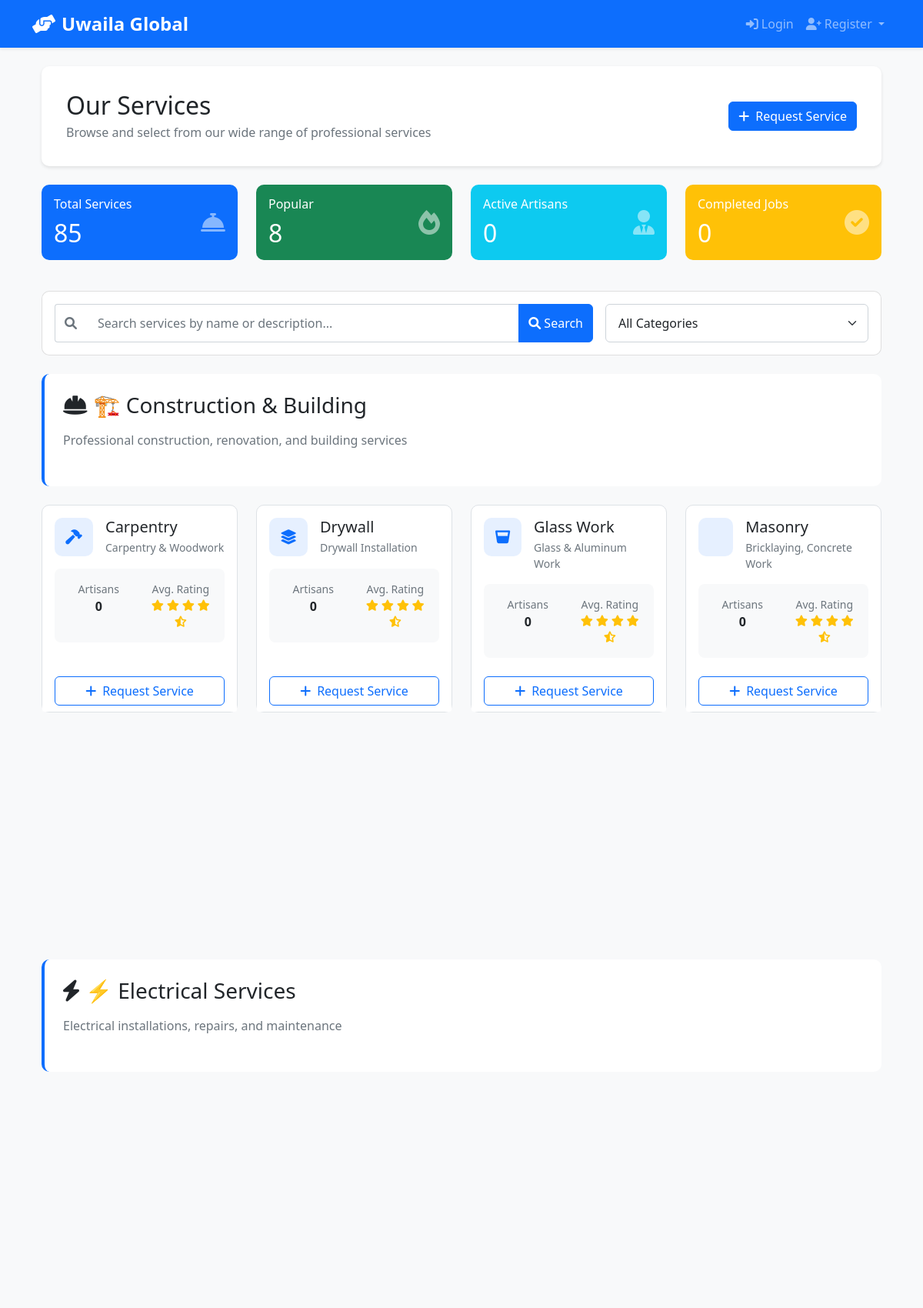
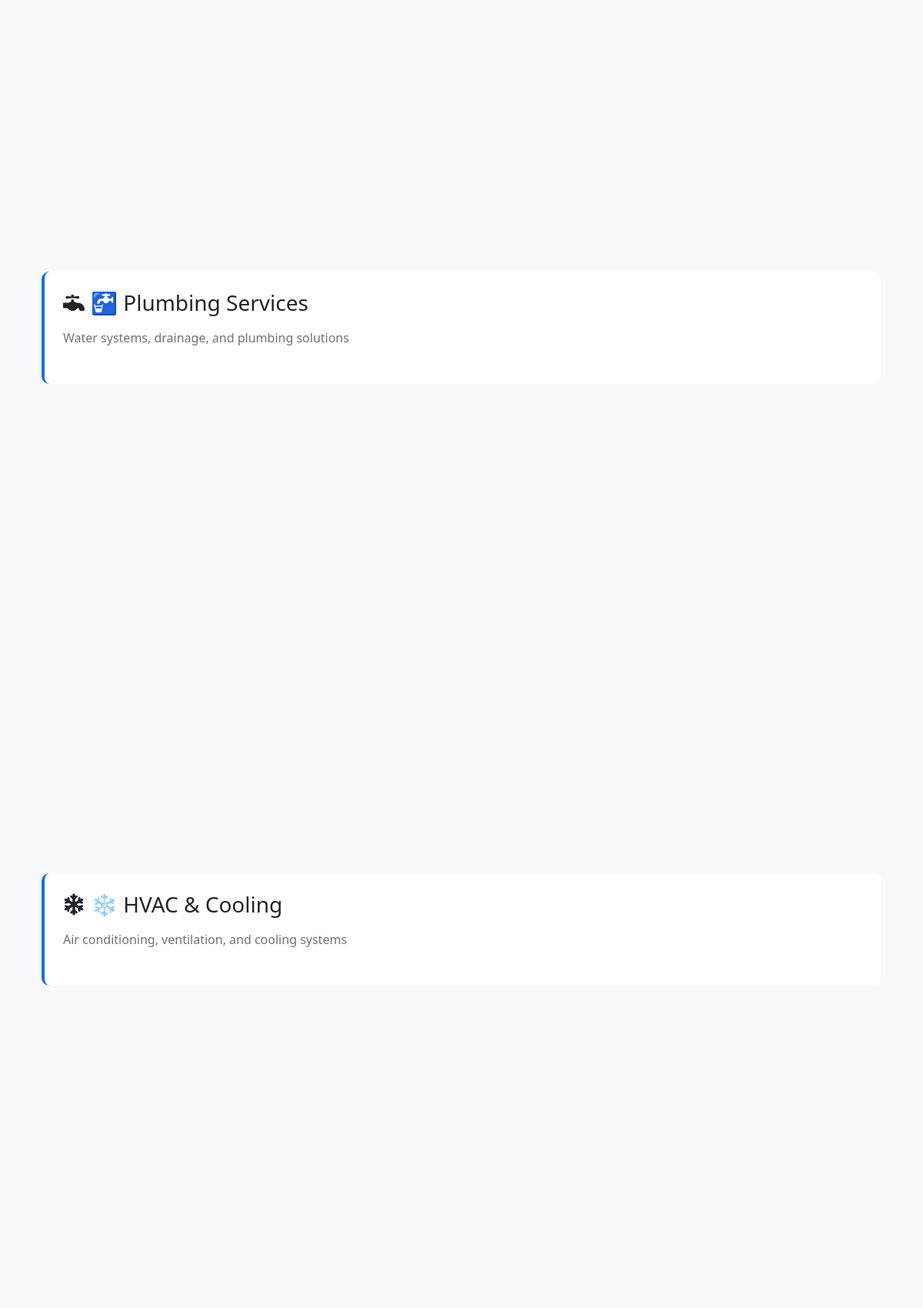
The page /user/services (upper part) on the database its author committed (2 pictures, top to bottom).
### models.py (models this page shows, shortened)
class ServiceCategory(db.Model):
    __tablename__ = 'service_categories'
    id = db.Column(db.String(36), primary_key=True, default=generate_uuid)
    name = db.Column(db.String(100), nullable=False, unique=True)
    description = db.Column(db.Text)
    icon = db.Column(db.String(100))
    is_active = db.Column(db.Boolean, default=True)
    created_at = db.Column(db.DateTime(timezone=True), default=datetime.now(timezone.utc))
    service_requests = db.relationship('ServiceRequest', backref='category', lazy=True)

### routes/user_routes.py (the view)
@user_bp.route('/services')
def services():
    from models import ServiceCategory, Artisan, ServiceRequest
    categories = ServiceCategory.query.filter_by(is_active=True).order_by(ServiceCategory.name).all()
    popular_categories = ServiceCategory.query.filter_by(is_active=True).limit(8).all()
    active_artisans = Artisan.query.filter_by(is_active=True, is_verified=True).count()
    completed_jobs = ServiceRequest.query.filter_by(status='completed').count()
    return render_template('user/services.html',
                         categories=categories,
                         popular_categories=popular_categories,
                         active_artisans=active_artisans,
                         completed_jobs=completed_jobs)

### templates/user/services.html (shortened to what this page needs)
{% extends "base.html" %}
{% block content %}
<div class="container-fluid">
    <div class="page-header mb-4">
        <div class="row align-items-center">
            <div class="col">
                <h1 class="h2 mb-1">Our Services</h1>
                <p class="text-muted mb-0">Browse and select from our wide range of professional services</p>
            </div>
            <div class="col-auto">
                <a href="{{ url_for('user_bp.create_service_request') }}" class="btn btn-primary">
                    <i class="fas fa-plus me-2"></i>Request Service
                </a>
            </div>
        </div>
    </div>
    <div class="row mb-4">
        <div class="col-md-3 col-sm-6 mb-3">
            <div class="card stat-card bg-primary text-white">
                <div class="card-body">
                    <div class="d-flex justify-content-between align-items-center">
                        <div>
                            <h6 class="card-title">Total Services</h6>
                            <h2 class="mb-0">{{ categories|length }}</h2>
                        </div>
                        <i class="fas fa-concierge-bell fa-2x opacity-50"></i>
                    </div>
                </div>
            </div>
        </div>
        <div class="col-md-3 col-sm-6 mb-3">
            <div class="card stat-card bg-success text-white">
                <div class="card-body">
                    <div class="d-flex justify-content-between align-items-center">
                        <div>
                            <h6 class="card-title">Popular</h6>
                            <h2 class="mb-0">{{ popular_categories|length }}</h2>
                        </div>
                        <i class="fas fa-fire fa-2x opacity-50"></i>
                    </div>
                </div>
            </div>
        </div>
        <div class="col-md-3 col-sm-6 mb-3">
            <div class="card stat-card bg-info text-white">
                <div class="card-body">
                    <div class="d-flex justify-content-between align-items-center">
                        <div>
                            <h6 class="card-title">Active Artisans</h6>
                            <h2 class="mb-0">{{ active_artisans }}</h2>
                        </div>
                        <i class="fas fa-user-tie fa-2x opacity-50"></i>
                    </div>
                </div>
            </div>
        </div>
        <div class="col-md-3 col-sm-6 mb-3">
            <div class="card stat-card bg-warning text-white">
                <div class="card-body">
                    <div class="d-flex justify-content-between align-items-center">
                        <div>
                            <h6 class="card-title">Completed Jobs</h6>
                            <h2 class="mb-0">{{ completed_jobs }}</h2>
                        </div>
                        <i class="fas fa-check-circle fa-2x opacity-50"></i>
                    </div>
                </div>
            </div>
        </div>
    </div>
    <div class="card mb-4">
        <div class="card-body">
            <div class="row g-3">
                <div class="col-md-8">
                    <div class="input-group">
                        <span class="input-group-text bg-white border-end-0">
                            <i class="fas fa-search text-muted"></i>
                        </span>
                        <input type="text" class="form-control border-start-0" id="searchServices"
                               placeholder="Search services by name or description...">
                        <button class="btn btn-primary" type="button" id="searchBtn">
                            <i class="fas fa-search me-1"></i>Search
                        </button>
                    </div>
                </div>
                <div class="col-md-4">
                    <select class="form-select" id="categoryFilter">
                        <option value="all">All Categories</option>
                    </select>
                </div>
            </div>
        </div>
    </div>
    <div class="row mb-5">
        <div class="col-12 mb-4">
            <div class="category-header">
                <h3 class="mb-3"><i class="fas fa-hard-hat me-2"></i>🏗️ Construction & Building</h3>
                <p class="text-muted mb-4">Professional construction, renovation, and building services</p>
            </div>
            <div class="row row-cols-1 row-cols-md-2 row-cols-lg-3 row-cols-xl-4 g-4">
                {% for category in categories if category.name in [
                    'Masonry', 'Carpentry', 'Roofing', 'Tiling', 'Painting',
                    'Drywall', 'Steel Fabrication', 'Glass Work'
                ] %}
                <div class="col">
                    <div class="card service-card h-100">
                        <div class="card-body">
                            <div class="d-flex align-items-start mb-3">
                                <div class="service-icon">
                                    <i class="fas fa-{{ category.icon|default('tools') }}"></i>
                                </div>
                                <div class="ms-3">
                                    <h5 class="card-title mb-1">{{ category.name }}</h5>
                                    <p class="text-muted small mb-0">{{ category.description|truncate(80) }}</p>
                                </div>
                            </div>
                            <div class="service-stats">
                                <div class="row text-center">
                                    <div class="col-6">
                                        <small class="text-muted d-block">Artisans</small>
                                        <strong>{{ get_artisan_count(category.name) }}</strong>
                                    </div>
                                    <div class="col-6">
                                        <small class="text-muted d-block">Avg. Rating</small>
                                        <div class="stars small">
                                            <i class="fas fa-star text-warning"></i>
                                            <i class="fas fa-star text-warning"></i>
                                            <i class="fas fa-star text-warning"></i>
                                            <i class="fas fa-star text-warning"></i>
                                            <i class="fas fa-star-half-alt text-warning"></i>
                                        </div>
                                    </div>
                                </div>
                            </div>
                        </div>
                        <div class="card-footer bg-white border-0">
                            <a href="{{ url_for('user_bp.create_service_request') }}?category={{ category.id }}"
                               class="btn btn-outline-primary w-100">
                                <i class="fas fa-plus me-2"></i>Request Service
                            </a>
                        </div>
                    </div>
                </div>
                {% endfor %}
            </div>
        </div>
        <div class="col-12 mb-4">
            <div class="category-header">
                <h3 class="mb-3"><i class="fas fa-bolt me-2"></i>⚡ Electrical Services</h3>
                <p class="text-muted mb-4">Electrical installations, repairs, and maintenance</p>
            </div>
            <div class="row row-cols-1 row-cols-md-2 row-cols-lg-3 row-cols-xl-4 g-4">
                {% for category in categories if category.name in [
                    'Electrical Wiring', 'Lighting', 'Generator Repair', 'Solar Installation',
                    'Inverter Systems', 'Security Systems', 'Home Automation'
                ] %}
                <div class="col">
                </div>
                {% endfor %}
            </div>
        </div>
        <div class="col-12 mb-4">
            <div class="category-header">
                <h3 class="mb-3"><i class="fas fa-faucet me-2"></i>🚰 Plumbing Services</h3>
                <p class="text-muted mb-4">Water systems, drainage, and plumbing solutions</p>
            </div>
            <div class="row row-cols-1 row-cols-md-2 row-cols-lg-3 row-cols-xl-4 g-4">
                {% for category in categories if category.name in [
                    'Plumbing', 'Pipe Fitting', 'Water Heater', 'Borehole',
                    'Water Treatment', 'Septic Tank', 'Drainage'
                ] %}
                <div class="col">
                </div>
                {% endfor %}
            </div>
        </div>
        <div class="col-12 mb-4">
            <div class="category-header">
                <h3 class="mb-3"><i class="fas fa-snowflake me-2"></i>❄️ HVAC & Cooling</h3>
                <p class="text-muted mb-4">Air conditioning, ventilation, and cooling systems</p>
            </div>
            <div class="row row-cols-1 row-cols-md-2 row-cols-lg-3 row-cols-xl-4 g-4">
                {% for category in categories if category.name in [
                    'AC Installation', 'AC Repair', 'AC Maintenance',
                    'Refrigeration', 'Ventilation', 'Cold Room'
                ] %}
                <div class="col">
                </div>
                {% endfor %}
            </div>
        </div>
    </div>
</div>
{% endblock %}

### static/css/style.css (style rules this page uses)
:root { --primary-color: #0d6efd; --secondary-color: #6c757d; --success-color: #198754; --danger-color: #dc3545; --warning-color: #ffc107; --info-color: #0dcaf0; }
body { font-family: 'Segoe UI', Tahoma, Geneva, Verdana, sans-serif; background-color: #f8f9fa; }
.card { border-radius: 10px; transition: transform 0.3s ease, box-shadow 0.3s ease; }
.btn { border-radius: 6px; font-weight: 500; }
.form-control, .form-select { border-radius: 6px; padding: 0.75rem 1rem; }
select.form-select option { padding: 8px 12px; }
.card { position: relative; }
.card-body { position: relative; z-index: 2; }

### templates/user/services.html (style rules this page uses)
.page-header { background: white; padding: 2rem; border-radius: 10px; box-shadow: 0 2px 4px rgba(0,0,0,0.1); }
.stat-card { border-radius: 10px; border: none; transition: transform 0.3s; }
.category-header { background: white; padding: 1.5rem; border-radius: 10px; margin-bottom: 1.5rem; border-left: 4px solid #0d6efd; }
.service-card { border: 1px solid #dee2e6; border-radius: 10px; transition: all 0.3s; }
.service-icon { width: 50px; height: 50px; border-radius: 10px; background: rgba(13, 110, 253, 0.1); display: flex; align-items: center; justify-content: center; color: #0d6efd; font-size: 1.2rem; }
.service-stats { background: #f8f9fa; padding: 1rem; border-radius: 8px; margin-top: 1rem; }
.stars { color: #ffc107; font-size: 0.9rem; }

### rows shown on the page
ServiceCategory: name "Carpentry", description "Carpentry & Woodwork", name "0"
ServiceCategory: name "Drywall", description "Drywall Installation", name "0"
ServiceCategory: name "Glass Work", description "Glass & Aluminum Work", name "0"
ServiceCategory: name "Masonry", description "Bricklaying, Concrete Work", name "0"

### other values the page prints
{{ categories|length }} "85"
{{ popular_categories|length }} "8"
{{ active_artisans }} "0"
{{ completed_jobs }} "0"
